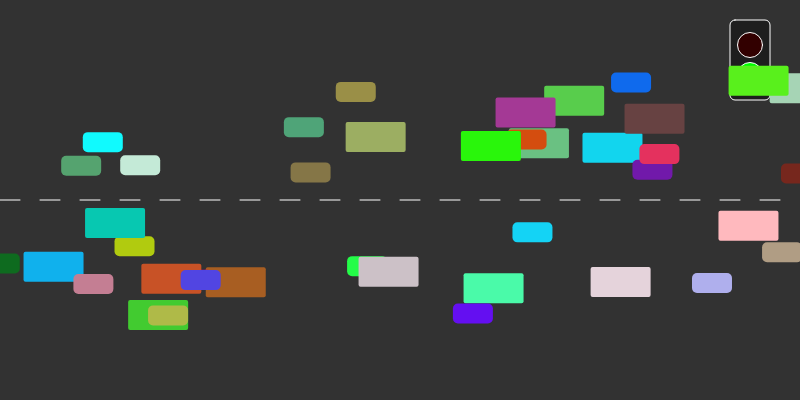
Frame 1 (no input)
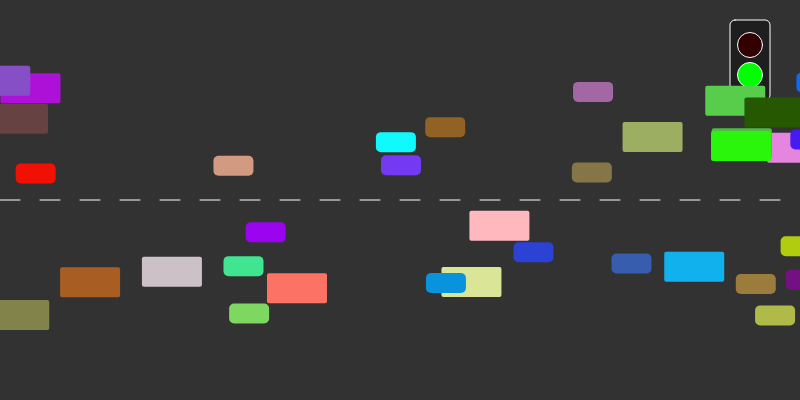
Frame 60 (no input)
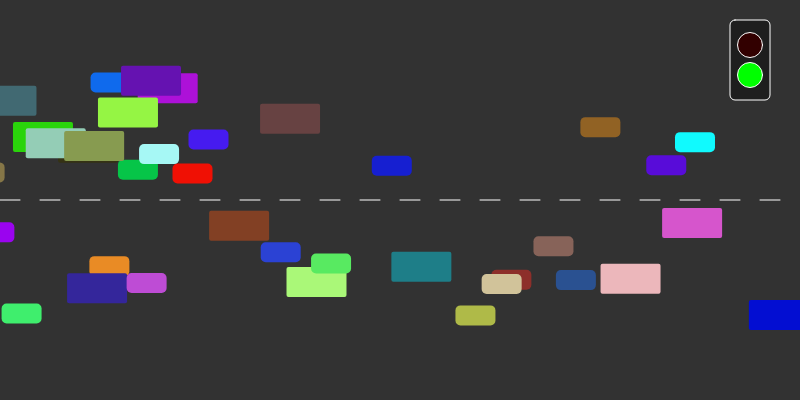
Frame 120 (the mouse pressed at the canvas centre since frame 60)

The p5.js sketch that drew these frames (run headless with seeded random() and noise() and a simulated clock; from frame 60 on, the mouse is pressed at the canvas centre):

// p5.js sketch
// ── sketch.js
// car car car
// Noah
// Date
//

let eastbound = [];
let westbound = [];
let trafficL;

function setup() {
  createCanvas(800, 400);
  rectMode(CENTER);

  trafficL = new TrafficL();
  for ( let i = 0; i < 20; i++){
    eastbound.push(new Cars(random(width), random(80, 180), 1));
    westbound.push(new Cars(random(width), random(220, 320), 0));
  }
}
function draw() {
  drawR();
  trafficL.update();
  trafficL.display();

  for (let k of eastbound){
    k.action(trafficL.isRed);
  }

  for ( let k of westbound){
    k.action(trafficL.isRed);
  }  
}
function drawR(){
  background(50);
  stroke(255);

  // Dashed white line
  for (let i = 0; i < width; i+= 40){
    line(i, height / 2, i + 20, height / 2);
  }
}
function keyPressed(){
  if ( key === ' '){
    trafficL.turnRed();
  }
}
  class Cars{
    constructor(x,y,direction){
      this.x = x;
      this.y = y;
      this.direction = direction;
      this.type = floor(random(2));
      this.c = color(random(255), random(255), random(255));

      if ( this.direction === 1){
        this.xSpeed = random(2, 5);
      } else{
      this.xSpeed = random(-5, -2);
      }
    }
    display() {
      fill(this.c);
      noStroke();
      if(this.type === 0){
        rect(this.x , this.y, 40, 20, 5);
      }
      else{
        rect(this.x, this.y, 60, 30, 2);
      }
    }

    move(){
      this.x += this.xSpeed;
      if(this.x > width + 50) this.x = -50;
      if(this.x < -50) this.x = width + 50;
    }

    speedUp(){
      if ( this.direction === 1 && this.xSpeed < 15) this.xSpeed += 0.2;
      if ( this.direction === 0 && this.xSpeed > -15) this.xSpeed -= 0.2;
    }
    
    speedDown(){
      if ( this.direction === 1 && this.xSpeed < - 0.5) this.xSpeed += 0.2;
      if ( this.direction === 0 && this.xSpeed > 0.5) this.xSpeed -= 0.2;
    }

    changeC(){
      this.c = color(random(255), random(255), random(255));
    }

    action(isRed) {
      if(!isRed){
        this.move();
        if ( random(100) < 1) this.speedUp();
        if ( random(100) < 1) this.speedDown();
        if ( random(100) < 1) this.changeC();
      }
      this.display();
    }
  }
  class TrafficL{
    constructor(){
      this.isRed = false;
      this.timer = 0;
    }
    turnRed(){
      this.isRed = true;
      this.timer = 120;
    }
    update(){
      if(this.isRed){
        this.timer--;
        if(this.timer <= 0){
          this.isRed = false;
        }
      }
    }
  display(){
    push();
    translate(width - 50, 60);
    fill(30);
    rect(0,0,40,80,5);

    // red light 
    if(this.isRed === true){
      fill(255,0,0);
    }
    else{
      fill(50,0,0);
    }
    ellipse(0,-15, 25);

    // green light
    if(this.isRed !== true){
      fill(0,255,0);
    }
    else{
      fill(0,50,0);
    }
    ellipse(0,15, 25);

    pop();

  }      
}
